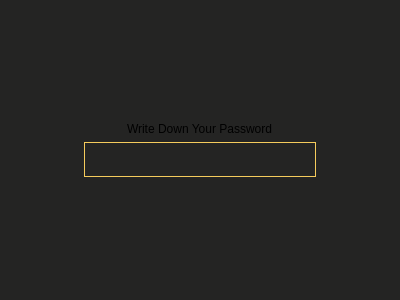
<?xml version="1.0" encoding="UTF-8"?>
<ui version="4.0">
 <class>Form</class>
 <widget class="QWidget" name="Form">
  <property name="geometry">
   <rect>
    <x>0</x>
    <y>0</y>
    <width>400</width>
    <height>300</height>
   </rect>
  </property>
  <property name="windowTitle">
   <string>Form</string>
  </property>
  <property name="styleSheet">
   <string notr="true">background-color: rgb(36, 36, 35);</string>
  </property>
  <layout class="QHBoxLayout" name="horizontalLayout">
   <item>
    <widget class="QWidget" name="unlock_manager_container_3" native="true">
     <property name="sizePolicy">
      <sizepolicy hsizetype="Fixed" vsizetype="Fixed">
       <horstretch>0</horstretch>
       <verstretch>0</verstretch>
      </sizepolicy>
     </property>
     <layout class="QVBoxLayout" name="verticalLayout_21">
      <item alignment="Qt::AlignHCenter">
       <widget class="QLabel" name="manager_name_3">
        <property name="text">
         <string>Write Down Your Password</string>
        </property>
       </widget>
      </item>
      <item>
       <widget class="QWidget" name="horizontalWidget" native="true">
        <property name="styleSheet">
         <string notr="true">border: 1 solid  rgb(245, 203, 92);</string>
        </property>
        <layout class="QHBoxLayout" name="horizontalLayout_2">
         <property name="spacing">
          <number>0</number>
         </property>
         <property name="leftMargin">
          <number>6</number>
         </property>
         <property name="topMargin">
          <number>1</number>
         </property>
         <property name="rightMargin">
          <number>6</number>
         </property>
         <property name="bottomMargin">
          <number>6</number>
         </property>
         <item>
          <widget class="QLineEdit" name="lineEdit">
           <property name="font">
            <font>
             <pointsize>15</pointsize>
            </font>
           </property>
           <property name="styleSheet">
            <string notr="true">color: rgb(245, 203, 92);
border:none;</string>
           </property>
           <property name="text">
            <string/>
           </property>
           <property name="echoMode">
            <enum>QLineEdit::PasswordEchoOnEdit</enum>
           </property>
           <property name="cursorPosition">
            <number>0</number>
           </property>
          </widget>
         </item>
         <item>
          <widget class="QPushButton" name="pushButton">
           <property name="sizePolicy">
            <sizepolicy hsizetype="Minimum" vsizetype="Minimum">
             <horstretch>0</horstretch>
             <verstretch>0</verstretch>
            </sizepolicy>
           </property>
           <property name="styleSheet">
            <string notr="true">border: none;
padding: 7;</string>
           </property>
           <property name="text">
            <string/>
           </property>
           <property name="icon">
            <iconset resource="../../image.qrc">
             <normaloff>:/resources/subdirectory_arrow_left_FILL0_wght400_GRAD0_opsz48.svg</normaloff>:/resources/subdirectory_arrow_left_FILL0_wght400_GRAD0_opsz48.svg</iconset>
           </property>
           <property name="iconSize">
            <size>
             <width>20</width>
             <height>20</height>
            </size>
           </property>
          </widget>
         </item>
        </layout>
       </widget>
      </item>
     </layout>
    </widget>
   </item>
  </layout>
 </widget>
 <resources>
  <include location="../../image.qrc"/>
 </resources>
 <connections/>
</ui>
